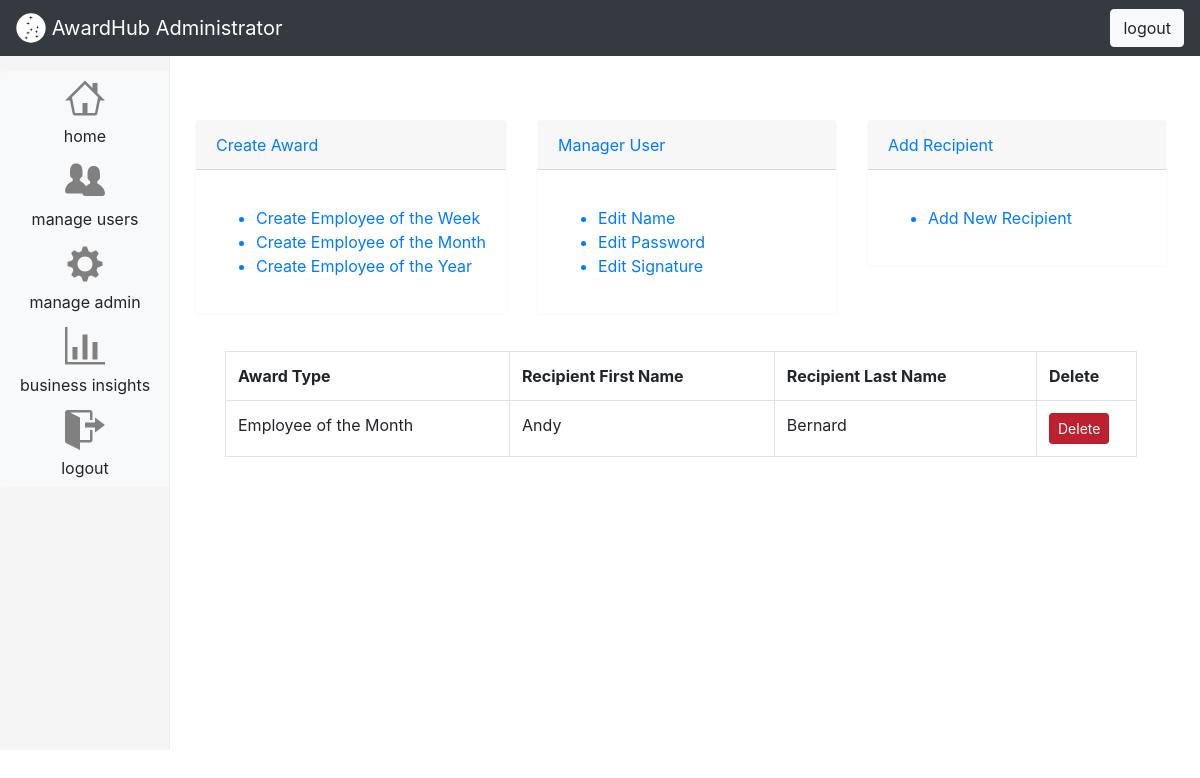
The app's page /public_html/user-home.php with its own data.
### tables this page shows
CREATE TABLE award (
  id INT UNSIGNED NOT NULL AUTO_INCREMENT,
  accolade_date DATE,
  accolade_type VARCHAR(255),
  user_id INT UNSIGNED NOT NULL,
  certificate BLOB, 
  recipient_id INT UNSIGNED NOT NULL,
  PRIMARY KEY  (id),
  CONSTRAINT `fk_award_user_id` FOREIGN KEY (user_id) REFERENCES user (id) ON DELETE CASCADE ON UPDATE CASCADE,
  CONSTRAINT `fk_award_recipient_id` FOREIGN KEY (recipient_id) REFERENCES recipient (id) ON DELETE CASCADE ON UPDATE CASCADE
);

CREATE TABLE recipient (
  id INT UNSIGNED NOT NULL AUTO_INCREMENT,
  email VARCHAR(255),  
  f_name VARCHAR(255),
  l_name VARCHAR(255),
  branch_id INT UNSIGNED NOT NULL,
  manager_id INT UNSIGNED NOT NULL,
  job_title VARCHAR(255), 
  salary INT UNSIGNED,  
  hire_date DATE,    
  PRIMARY KEY  (id),
  CONSTRAINT `uq_recipient` UNIQUE(email),
  CONSTRAINT `fk_recipient_branch_id` FOREIGN KEY (branch_id) REFERENCES branch (id) ON DELETE CASCADE ON UPDATE CASCADE,
  CONSTRAINT `fk_recipient_manager_id` FOREIGN KEY (manager_id) REFERENCES manager (id) ON DELETE CASCADE ON UPDATE CASCADE
);

### public_html/user-home.php (the view, shortened to what this page needs)
<!doctype html>
<html lang="en">
<head>
    <link rel="stylesheet" href="https://maxcdn.bootstrapcdn.com/bootstrap/4.0.0/css/bootstrap.min.css"
>
    <link rel="stylesheet" href="styles/custom.css">
</head>
<body>
    <?php include("userComponents/navbar.php"); ?>
    <div class="container-fluid">
        <div class="row">
            <?php include("userComponents/sidebar.php"); ?>
            <div class ="col-sm-14 page-content">
                <div class="row" style="padding: 20px 0px;">
                    <div class="card-deck">
                        <a href ="searchemail.php">
                            <div class="card border-light mb-3">
                                <div class="card-header">Create Award</div>
                                <div class="card-body">
                                    <p class="card-text">
                                        <ul>
                                            <li>Create Employee of the Week</li>
                                            <li>Create Employee of the Month</li>
                                            <li>Create Employee of the Year</li>
                                        </ul>
                                    </p>
                                </div>
                            </div>
                        </a>
                        <a href="manage-user.php">
                            <div class="card border-light mb-3">
                                <div class="card-header">Manager User</div>
                                <div class="card-body">
                                    <p class="card-text">
                                        <ul>
                                            <li>Edit Name</li>
                                            <li>Edit Password</li>
                                            <li>Edit Signature</li>
                                        </ul>
                                    </p>
                                </div>
                            </div>
                        </a>
                        <a href="addRecipient.php">
                            <div class="card border-light mb-3">
                                <div class="card-header">Add Recipient</div>
                                <div class="card-body">
                                    <p class="card-text">
                                        <ul>
                                            <li>Add New Recipient</li>
                                        </ul>
                                    </p>
                                </div>
                            </div>
                        </a>
                    </div>
                </div>
                <div class="container">
                    <table class="table table-bordered">
                        <tr>
                            <th>Award Type</th>
                            <th>Recipient First Name</th>
                            <th>Recipient Last Name</th>
                            <th width="100px">Delete</th>
                        </tr>
                        <?php
                        require_once('config.php');
                        $sql = "SELECT * FROM award WHERE user_id = " .$_SESSION['user'];
                        $awards = mysqli_query($dbc, $sql);
                        while($award = mysqli_fetch_assoc($awards)){
                            $sql2 = "SELECT f_name, l_name FROM recipient WHERE id =" .$award['recipient_id'];
                            $recip = mysqli_query($dbc, $sql2);
                            $row = mysqli_fetch_assoc($recip);
                            ?>
                            <tr data-id="<?php echo $award['id'] ?>">
                                <td><?php echo $award['accolade_type']; ?></td>
                                <td><?php echo $row['f_name']; ?></td>
                                <td><?php echo $row['l_name']; ?></td>
                                <td><button class="btn btn-danger btn-sm active" data-toggle="modal" data-target="#deleteAward">Delete</button></td>
                            </tr>
                        <?php } ?>
                    </table>
                </div>
            </div>
        </div>
    </div>
</body>

### public_html/styles/custom.css (style rules this page uses)
body { padding-top: 50px; }
.card-deck { margin-top: 10px; }
.card { min-width: 300px; max-width: 500px; }
.card-body { display: none; }
#sidebar svg { fill: gray; width: 20px; height: 20px; }
.page-content { padding-right: 15px; padding-left: 65px; padding-top: 20px; padding-bottom: 50px; }
@media (min-width: 860px) { #sidebar svg { fill: gray; width: 40px; height: 40px; } }
@media (min-width: 860px) { .card-body { display: initial; } }
@media (min-width: 860px) { .page-content { padding-top: 40px; padding-right: 40px; padding-left: 210px; } }

### records on screen
award: accolade_type "Employee of the Month", recipient.f_name "Andy", recipient.l_name "Bernard"
